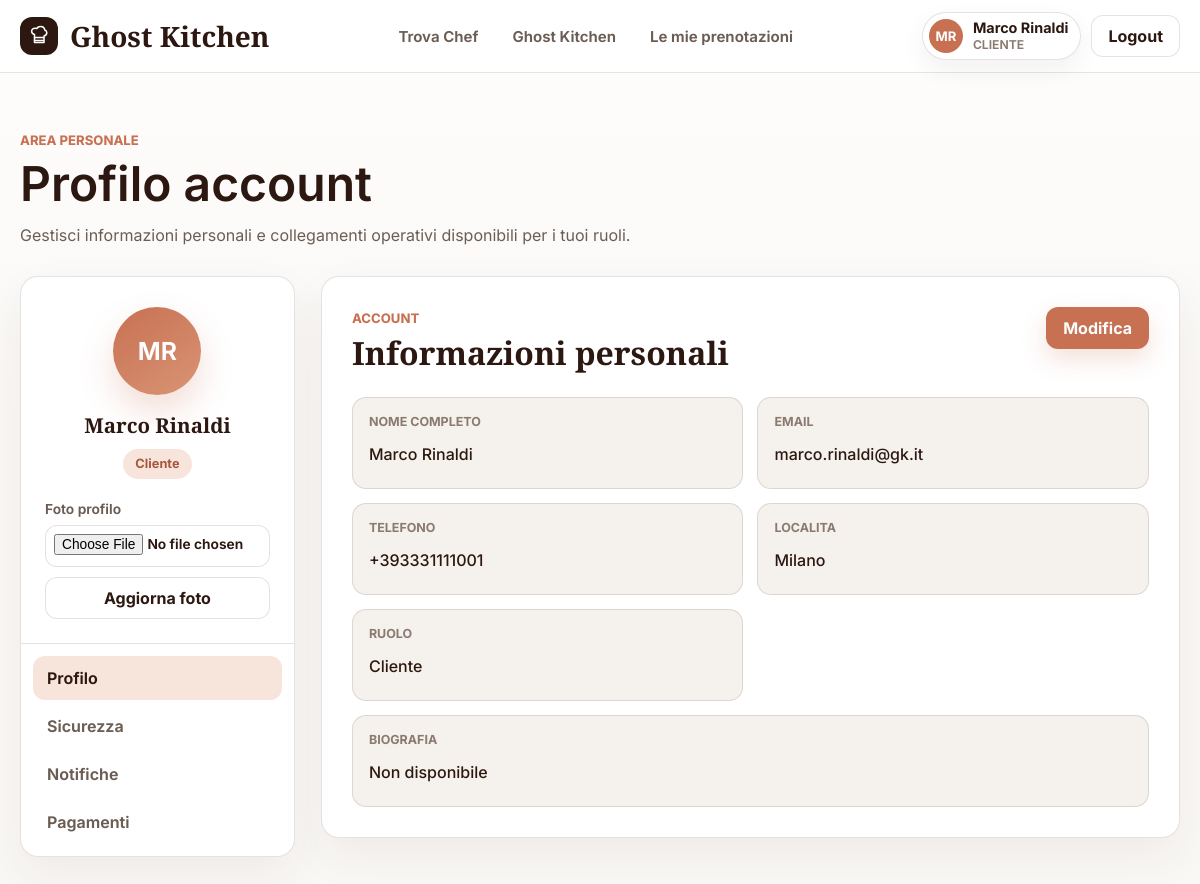
Page /profilo (signed in) on the committed database.
### tables this page shows
CREATE TABLE utenti (
  id_utente INT AUTO_INCREMENT PRIMARY KEY,
  nome VARCHAR(100) NOT NULL,
  cognome VARCHAR(100) NOT NULL,
  email VARCHAR(255) NOT NULL,
  password_hash VARCHAR(255) NOT NULL,
  telefono VARCHAR(30) NOT NULL,
  foto_profilo VARCHAR(500) NULL,
  localita VARCHAR(150) NULL,
  biografia TEXT NULL,
  stato VARCHAR(20) NOT NULL DEFAULT 'attivo',
  CONSTRAINT uq_utenti_email UNIQUE (email),
  CONSTRAINT chk_utenti_stato CHECK (stato IN ('attivo', 'sospeso', 'bannato')),
  INDEX idx_utenti_stato (stato)
);

### View/templates/layout.php (the view, shortened to what the rows shown need)
<?php
$utenteNome = $utenteCorrente !== null ? trim((string) (($utenteCorrente['nome'] ?? '') . ' ' . ($utenteCorrente['cognome'] ?? ''))) : '';
$utenteNome = $utenteNome !== '' ? $utenteNome : 'Account';
$utenteRuolo = $utenteCorrente !== null ? (string) ($utenteCorrente['ruolo'] ?? 'utente') : '';
$fotoProfilo = $utenteCorrente !== null ? (string) ($utenteCorrente['fotoProfilo'] ?? '') : '';
$iniziali = '';
if ($utenteCorrente !== null) {
    $iniziali = strtoupper(substr((string) ($utenteCorrente['nome'] ?? 'A'), 0, 1) . substr((string) ($utenteCorrente['cognome'] ?? ''), 0, 1));
    $iniziali = trim($iniziali) !== '' ? $iniziali : 'GK';
}
?>
<!doctype html>
<html lang="it">
<head>
    <link rel="stylesheet" href="<?= V::e(V::asset('css/app.css')) ?>">
</head>
<body>
<header class="site-header">
    <nav class="navbar">
        <div class="nav-user">
            <?php if ($utenteCorrente !== null): ?>
                <a class="user-menu" href="<?= V::e(V::url('/profilo')) ?>" aria-label="Apri profilo utente">
                    <span class="user-avatar" aria-hidden="true">
                        <?php if ($fotoProfilo !== ''): ?>
                            <img src="<?= V::e(V::url($fotoProfilo)) ?>" alt="">
                        <?php else: ?>
                            <?= V::e($iniziali) ?>
                        <?php endif; ?>
                    </span>
                    <span class="user-copy">
                        <strong><?= V::e($utenteNome) ?></strong>
                        <span><?= V::e($utenteRuolo !== '' ? $utenteRuolo : 'account') ?></span>
                    </span>
                </a>
                <a class="btn btn-ghost" href="<?= V::e(V::url('/logout')) ?>">Logout</a>
            <?php else: ?>
                <a class="btn btn-ghost" href="<?= V::e(V::url('/login')) ?>">Accedi</a>
            <?php endif; ?>
        </div>
    </nav>
</header>
<main>
    <?php require $contentTemplate; ?>
</main>
</body>
</html>

### View/templates/profilo.php (shortened to what the rows shown need)
<?php
$accesso = $accesso ?? [];
$nome = trim((string) (($accesso['nome'] ?? '') . ' ' . ($accesso['cognome'] ?? '')));
$nome = $nome !== '' ? $nome : 'Profilo utente';
$email = (string) ($accesso['email'] ?? '');
$ruoli = is_array($accesso['ruoli'] ?? null) ? $accesso['ruoli'] : [];
$fotoProfilo = (string) ($accesso['fotoProfilo'] ?? '');
$iniziali = strtoupper(substr((string) ($accesso['nome'] ?? 'G'), 0, 1) . substr((string) ($accesso['cognome'] ?? 'K'), 0, 1));
$iniziali = trim($iniziali) !== '' ? $iniziali : 'GK';
$telefono = trim((string) ($accesso['telefono'] ?? $accesso['phone'] ?? ''));
$localita = trim((string) ($accesso['localita'] ?? $accesso['location'] ?? ''));
$bio = trim((string) ($accesso['biografia'] ?? $accesso['bio'] ?? $accesso['descrizione'] ?? $accesso['descrizioneChef'] ?? ''));
$ruoliLabel = $ruoli !== [] ? implode(', ', array_map('ucfirst', $ruoli)) : 'Nessun ruolo assegnato';
$section = (string) ($_GET['section'] ?? 'profilo');
$isEditing = (string) ($_GET['edit'] ?? '') === '1';
$profileFields = [
    'Nome completo' => $nome,
    'Email' => $email !== '' ? $email : 'Non disponibile',
    'Telefono' => $telefono !== '' ? $telefono : 'Non disponibile',
    'Localita' => $localita !== '' ? $localita : 'Non disponibile',
    'Ruolo' => $ruoliLabel,
    'Biografia' => $bio !== '' ? $bio : 'Non disponibile',
];
$profileNav = [
    ['label' => 'Profilo', 'href' => '/profilo', 'active' => $section === 'profilo'],
    ['label' => 'Sicurezza', 'href' => '/profilo?section=sicurezza', 'active' => $section === 'sicurezza'],
    ['label' => 'Notifiche', 'href' => '/profilo?section=notifiche', 'active' => $section === 'notifiche'],
    ['label' => 'Pagamenti', 'href' => '/profilo?section=pagamenti', 'active' => $section === 'pagamenti'],
];
?>
<section class="profile-page">
    <div class="profile-title">
        <div>
            <h1>Profilo account</h1>
        </div>
    </div>
    <?php if (!empty($messaggioAccesso)): ?>
        <div class="alert"><?= V::e($messaggioAccesso) ?> <a href="<?= V::e(V::url('/login')) ?>">Vai al login</a></div>
    <?php else: ?>
        <div class="account-shell">
            <aside class="account-sidebar" aria-label="Menu profilo">
                <div class="account-card">
                    <span class="profile-avatar" aria-hidden="true">
                        <?php if ($fotoProfilo !== ''): ?>
                            <img src="<?= V::e(V::url($fotoProfilo)) ?>" alt="">
                        <?php else: ?>
                            <?= V::e($iniziali) ?>
                        <?php endif; ?>
                    </span>
                    <h2><?= V::e($nome) ?></h2>
                    <div class="role-stack">
                        <?php foreach ($ruoli as $ruolo): ?>
                            <span class="role-pill"><?= V::e(ucfirst((string) $ruolo)) ?></span>
                        <?php endforeach; ?>
                    </div>
                    <form class="profile-photo-form" method="post" action="<?= V::e(V::url('/profilo')) ?>" enctype="multipart/form-data">
                        <label>Foto profilo <input type="file" name="fotoProfilo" accept=".jpg,.jpeg,.png,.webp,image/jpeg,image/png,image/webp" required></label>
                        <button class="btn btn-ghost" type="submit">Aggiorna foto</button>
                    </form>
                </div>
                <nav class="account-nav">
                    <?php foreach ($profileNav as $item): ?>
                        <a class="<?= $item['active'] ? 'is-active' : '' ?>" href="<?= V::e(V::url($item['href'])) ?>">
                            <?= V::e($item['label']) ?>
                        </a>
                    <?php endforeach; ?>
                </nav>
            </aside>
            <section class="account-main">
                <?php if ($section === 'profilo'): ?>
                <article class="account-panel">
                    <div class="account-panel-head">
                        <div>
                            <span class="eyebrow profile-eyebrow">Account</span>
                            <h2>Informazioni personali</h2>
                        </div>
                        <?php if (!$isEditing): ?>
                            <a class="btn btn-accent" href="<?= V::e(V::url('/profilo', ['edit' => '1'])) ?>">Modifica</a>
                        <?php endif; ?>
                    </div>
                    <?php if ($isEditing): ?>
                        <form class="profile-edit-form" method="post" action="<?= V::e(V::url('/profilo')) ?>">
                            <label>Nome
                                <input name="nome" value="<?= V::e((string) ($accesso['nome'] ?? '')) ?>" required>
                            </label>
                            <label>Cognome
                                <input name="cognome" value="<?= V::e((string) ($accesso['cognome'] ?? '')) ?>" required>
                            </label>
                            <label>Email
                                <input type="email" name="email" value="<?= V::e($email) ?>" required>
                            </label>
                            <label>Telefono
                                <input name="telefono" value="<?= V::e($telefono) ?>">
                            </label>
                            <label>Localita
                                <input name="localita" value="<?= V::e($localita) ?>">
                            </label>
                            <label>Ruolo
                                <input value="<?= V::e($ruoliLabel) ?>" disabled>
                            </label>
                            <label class="is-wide">Biografia
                                <textarea name="biografia" rows="5"><?= V::e($bio) ?></textarea>
                            </label>
                            <div class="form-actions is-wide">
                                <a class="btn btn-ghost" href="<?= V::e(V::url('/profilo')) ?>">Annulla</a>
                                <button class="btn btn-accent" type="submit">Salva modifiche</button>
                            </div>
                        </form>
                    <?php else: ?>
                        <dl class="profile-fields">
                            <?php foreach ($profileFields as $label => $value): ?>
                                <div class="<?= $label === 'Biografia' ? 'is-wide' : '' ?>">
                                    <dt><?= V::e($label) ?></dt>
                                    <dd><?= V::e($value) ?></dd>
                                </div>
                            <?php endforeach; ?>
                        </dl>
                    <?php endif; ?>
                </article>
                <?php endif; ?>
            </section>
        </div>
    <?php endif; ?>
</section>

### rows in the picture
utenti: V::e($iniziali) "MR", V::e($utenteNome) "Marco Rinaldi", V::e($nome) "Marco Rinaldi"

### other values in the picture
V::e($utenteRuolo !== '' ? $utenteRuolo : 'account') "CLIENTE"
V::e(ucfirst((string) $ruolo)) "Cliente"
V::e($item['label']) "Profilo"
V::e($item['label']) "Sicurezza"
V::e($item['label']) "Notifiche"
V::e($item['label']) "Pagamenti"
V::e($label) "NOME COMPLETO"
V::e($value) "Marco Rinaldi"
V::e($label) "EMAIL"
V::e($value) "marco.rinaldi@gk.it"
V::e($label) "TELEFONO"
V::e($value) "+393331111001"
V::e($label) "LOCALITA"
V::e($value) "Milano"
V::e($label) "RUOLO"
